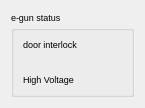
<?xml version="1.0" encoding="UTF-8"?>
<ui version="4.0">
 <class>eGunHV</class>
 <widget class="TaurusWidget" name="eGunHV">
  <property name="geometry">
   <rect>
    <x>0</x>
    <y>0</y>
    <width>145</width>
    <height>97</height>
   </rect>
  </property>
  <property name="windowTitle">
   <string>Form</string>
  </property>
  <layout class="QGridLayout" name="gridLayout">
   <item row="0" column="0">
    <widget class="TaurusGroupBox" name="taurusGroupBox">
     <property name="font">
      <font>
       <pointsize>7</pointsize>
      </font>
     </property>
     <property name="title">
      <string>e-gun status</string>
     </property>
     <layout class="QGridLayout" name="gridLayout_2">
      <item row="0" column="0">
       <widget class="QLabel" name="doorInterlockLabel">
        <property name="text">
         <string>door interlock</string>
        </property>
       </widget>
      </item>
      <item row="0" column="1">
       <widget class="TaurusLed" name="doorInterlockLed">
        <property name="minimumSize">
         <size>
          <width>15</width>
          <height>15</height>
         </size>
        </property>
        <property name="maximumSize">
         <size>
          <width>15</width>
          <height>15</height>
         </size>
        </property>
       </widget>
      </item>
      <item row="2" column="1">
       <widget class="TaurusLabel" name="eGunHVValue"/>
      </item>
      <item row="2" column="0">
       <widget class="QLabel" name="eGunHVLabel">
        <property name="text">
         <string>High Voltage</string>
        </property>
       </widget>
      </item>
      <item row="1" column="0" colspan="2">
       <widget class="TaurusLabel" name="eGunHVStatus"/>
      </item>
     </layout>
    </widget>
   </item>
  </layout>
 </widget>
 <customwidgets>
  <customwidget>
   <class>TaurusWidget</class>
   <extends>QWidget</extends>
   <header>taurus.qt.qtgui.container</header>
   <container>1</container>
  </customwidget>
  <customwidget>
   <class>TaurusGroupBox</class>
   <extends>QGroupBox</extends>
   <header>taurus.qt.qtgui.container</header>
   <container>1</container>
  </customwidget>
  <customwidget>
   <class>TaurusLabel</class>
   <extends>QLabel</extends>
   <header>taurus.qt.qtgui.display</header>
  </customwidget>
  <customwidget>
   <class>TaurusLed</class>
   <extends>QLed</extends>
   <header>taurus.qt.qtgui.display</header>
  </customwidget>
  <customwidget>
   <class>QLed</class>
   <extends>QPixmapWidget</extends>
   <header>taurus.qt.qtgui.display</header>
  </customwidget>
  <customwidget>
   <class>QPixmapWidget</class>
   <extends>QWidget</extends>
   <header>taurus.qt.qtgui.display</header>
  </customwidget>
 </customwidgets>
 <resources/>
 <connections/>
</ui>
